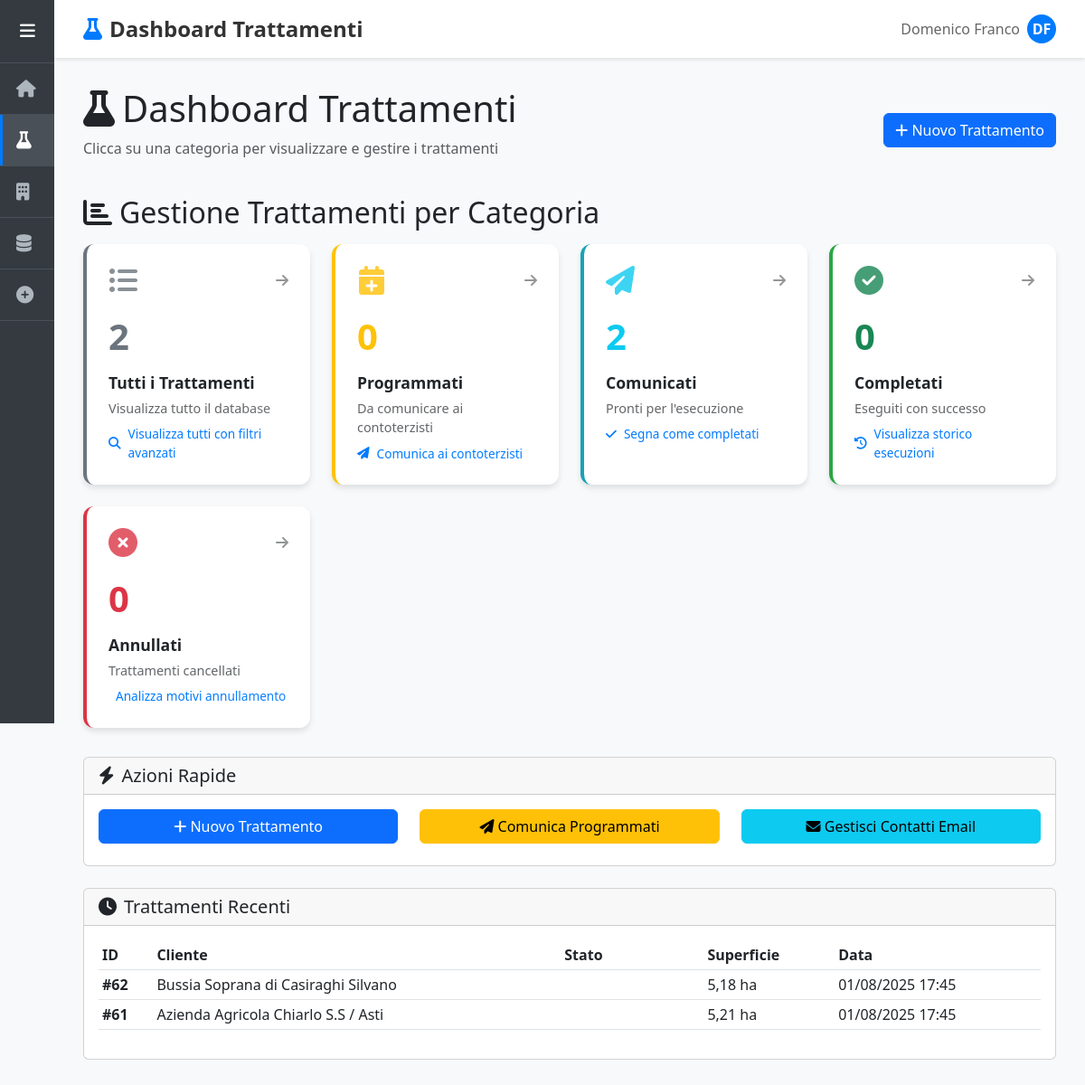
The app's page /trattamenti/, older data.
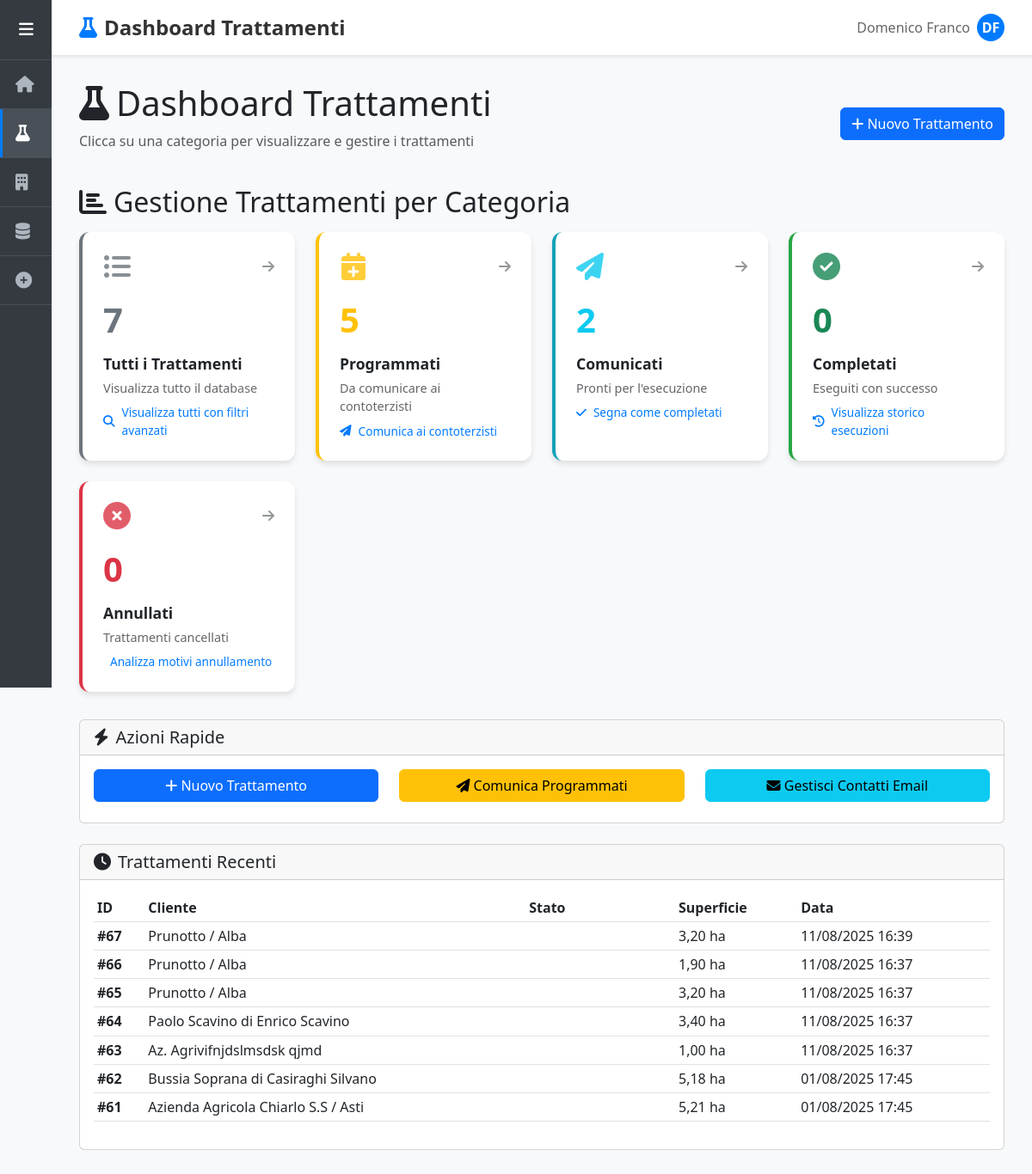
The same page, newer data.
### domenico/models.py (models this page shows, shortened)
class Trattamento(models.Model):
    STATI_CHOICES = [
        ('programmato', 'Programmato'),
        ('comunicato', 'Comunicato'),
        ('completato', 'Completato'),
        ('annullato', 'Annullato'),
    ]
    cliente = models.ForeignKey(Cliente, on_delete=models.CASCADE, related_name='trattamenti')
    cascina = models.ForeignKey(Cascina, on_delete=models.CASCADE, null=True, blank=True, related_name='trattamenti')
    terreni = models.ManyToManyField(Terreno, blank=True, related_name='trattamenti')
    LIVELLI_APPLICAZIONE = [
        ('cliente', 'Intera Azienda'),
        ('cascina', 'Cascina'),
        ('terreno', 'Terreni Selezionati'),
    ]
    livello_applicazione = models.CharField(
        max_length=20,
        choices=LIVELLI_APPLICAZIONE,
        default='cliente',
        help_text="Specifica il livello di applicazione del trattamento"
    )
    data_inserimento = models.DateTimeField(auto_now_add=True)
    data_comunicazione = models.DateTimeField(null=True, blank=True)
    data_esecuzione = models.DateField(null=True, blank=True)
    stato = models.CharField(
        max_length=20,
        choices=STATI_CHOICES,
        default='programmato',
        help_text="Stato attuale del trattamento"
    )
    note = models.TextField(blank=True, help_text="Note aggiuntive per il trattamento")
    class Meta:
        ordering = ['-data_inserimento']
        verbose_name = 'Trattamento'
        verbose_name_plural = 'Trattamenti'
    def get_superficie_interessata(self):
        from decimal import Decimal
        try:
            if self.livello_applicazione == 'cliente':
                superficie = self.cliente.get_superficie_totale()
            elif self.livello_applicazione == 'cascina' and self.cascina:
                superficie = self.cascina.get_superficie_totale()
            elif self.livello_applicazione == 'terreno':
                superficie = sum(terreno.superficie for terreno in self.terreni.all())
            else:
                superficie = 0
            return Decimal(str(superficie)) if superficie else Decimal('0')
        except Exception as e:
            print(f"Errore calcolo superficie trattamento {self.id}: {e}")
            return Decimal('0')

class Cliente(models.Model):
    nome = models.CharField(max_length=200)
    creato_il = models.DateTimeField(auto_now_add=True)
    def get_superficie_totale(self):
        from decimal import Decimal
        try:
            superficie = sum(cascina.get_superficie_totale() for cascina in self.cascine.all())
            return Decimal(str(superficie))
        except Exception:
            return Decimal('0')

class Cascina(models.Model):
    nome = models.CharField(max_length=200)
    cliente = models.ForeignKey(Cliente, on_delete=models.CASCADE, related_name='cascine')
    contoterzista = models.ForeignKey(
        Contoterzista,
        on_delete=models.SET_NULL,
        null=True,
        blank=True,
        related_name='cascine',
        help_text="Contoterzista responsabile per questa cascina (opzionale)"
    )
    def get_superficie_totale(self):
        from decimal import Decimal
        try:
            superficie = sum(terreno.superficie for terreno in self.terreni.all())
            return Decimal(str(superficie))
        except Exception:
            return Decimal('0')

class Terreno(models.Model):
    nome = models.CharField(max_length=200)
    cascina = models.ForeignKey(Cascina, on_delete=models.CASCADE, related_name='terreni')
    superficie = models.DecimalField(
        max_digits=10,
        decimal_places=2,
        validators=[MinValueValidator(0.01)],
        help_text="Superficie in ettari"
    )
    class Meta:
        verbose_name = "Terreno"
        verbose_name_plural = "Terreni"

### domenico/views.py (the view)
# urls.py: path('trattamenti/', views.trattamenti, name='trattamenti'),
def trattamenti(request):
    view_type = request.GET.get('view', 'dashboard')
    if view_type == 'dashboard':
        return trattamenti_dashboard(request)
    else:
        return trattamenti_table(request, view_type)

### domenico/templates/trattamenti.html (shortened to what this page needs)
{% extends 'base.html' %}
{% block page_title %}Dashboard Trattamenti{% endblock %}
{% block page_icon %}<i class="fas fa-flask"></i>{% endblock %}
{% block content %}
<div class="d-flex justify-content-between align-items-center mb-4">
    <div>
        <h1><i class="fas fa-flask me-2"></i>Dashboard Trattamenti</h1>
        <p class="text-muted">Clicca su una categoria per visualizzare e gestire i trattamenti</p>
    </div>
    <div>
        <a href="{% url 'inserisci' %}" class="btn btn-primary">
            <i class="fas fa-plus"></i> Nuovo Trattamento
        </a>
    </div>
</div>
<div class="stats-overview">
    <h2 class="mb-3">
        <i class="fas fa-chart-bar me-2"></i>Gestione Trattamenti per Categoria
    </h2>
    <div class="stats-grid">
        <a href="?view=tutti" class="stat-card totali">
            <div class="stat-icon">
                <i class="fas fa-list-ul text-secondary"></i>
                <i class="fas fa-arrow-right nav-indicator"></i>
            </div>
            <div class="stat-number text-secondary">{{ stats.totali }}</div>
            <div class="stat-label">Tutti i Trattamenti</div>
            <div class="stat-sublabel">Visualizza tutto il database</div>
            <div class="stat-action">
                <i class="fas fa-search"></i>
                Visualizza tutti con filtri avanzati
            </div>
        </a>
        <a href="?view=programmati" class="stat-card programmati">
            <div class="stat-icon">
                <i class="fas fa-calendar-plus text-warning"></i>
                <i class="fas fa-arrow-right nav-indicator"></i>
            </div>
            <div class="stat-number text-warning">{{ stats.programmati }}</div>
            <div class="stat-label">Programmati</div>
            <div class="stat-sublabel">Da comunicare ai contoterzisti</div>
            <div class="stat-action">
                <i class="fas fa-paper-plane"></i>
                Comunica ai contoterzisti
            </div>
        </a>
        <a href="?view=comunicati" class="stat-card comunicati">
            <div class="stat-icon">
                <i class="fas fa-paper-plane text-info"></i>
                <i class="fas fa-arrow-right nav-indicator"></i>
            </div>
            <div class="stat-number text-info">{{ stats.comunicati }}</div>
            <div class="stat-label">Comunicati</div>
            <div class="stat-sublabel">Pronti per l'esecuzione</div>
            <div class="stat-action">
                <i class="fas fa-check"></i>
                Segna come completati
            </div>
        </a>
        <a href="?view=completati" class="stat-card completati">
            <div class="stat-icon">
                <i class="fas fa-check-circle text-success"></i>
                <i class="fas fa-arrow-right nav-indicator"></i>
            </div>
            <div class="stat-number text-success">{{ stats.completati }}</div>
            <div class="stat-label">Completati</div>
            <div class="stat-sublabel">Eseguiti con successo</div>
            <div class="stat-action">
                <i class="fas fa-history"></i>
                Visualizza storico esecuzioni
            </div>
        </a>
        <a href="?view=annullati" class="stat-card annullati">
            <div class="stat-icon">
                <i class="fas fa-times-circle text-danger"></i>
                <i class="fas fa-arrow-right nav-indicator"></i>
            </div>
            <div class="stat-number text-danger">{{ stats.annullati }}</div>
            <div class="stat-label">Annullati</div>
            <div class="stat-sublabel">Trattamenti cancellati</div>
            <div class="stat-action">
                Analizza motivi annullamento
            </div>
        </a>
    </div>
</div>
<div class="quick-actions mt-4">
    <div class="card">
        <div class="card-header">
            <h5 class="mb-0">
                <i class="fas fa-bolt me-2"></i>Azioni Rapide
            </h5>
        </div>
        <div class="card-body">
            <div class="row">
                <div class="col-md-4">
                    <a href="{% url 'inserisci' %}" class="btn btn-primary w-100 mb-2">
                        <i class="fas fa-plus"></i> Nuovo Trattamento
                    </a>
                </div>
                <div class="col-md-4">
                    <a href="?view=programmati" class="btn btn-warning w-100 mb-2">
                        <i class="fas fa-paper-plane"></i> Comunica Programmati
                    </a>
                </div>
                <div class="col-md-4">
                    <a href="{% url 'contatti_email' %}" class="btn btn-info w-100 mb-2">
                        <i class="fas fa-envelope"></i> Gestisci Contatti Email
                    </a>
                </div>
            </div>
        </div>
    </div>
</div>
{% if trattamenti_recenti %}
<div class="recent-treatments mt-4">
    <div class="card">
        <div class="card-header">
            <h5 class="mb-0">
                <i class="fas fa-clock me-2"></i>Trattamenti Recenti
            </h5>
        </div>
        <div class="card-body">
            <div class="table-responsive">
                <table class="table table-sm">
                    <thead>
                        <tr>
                            <th>ID</th>
                            <th>Cliente</th>
                            <th>Stato</th>
                            <th>Superficie</th>
                            <th>Data</th>
                        </tr>
                    </thead>
                    <tbody>
                        {% for trattamento in trattamenti_recenti %}
                        <tr>
                            <td><strong>#{{ trattamento.id }}</strong></td>
                            <td>{{ trattamento.cliente.nome }}</td>
                            <td>
                                <span class="badge bg-{{ trattamento.stato }}">
                                </span>
                            </td>
                            <td>{{ trattamento.get_superficie_interessata|floatformat:2 }} ha</td>
                            <td>{{ trattamento.data_inserimento|date:"d/m/Y H:i" }}</td>
                        </tr>
                        {% endfor %}
                    </tbody>
                </table>
            </div>
        </div>
    </div>
</div>
{% endif %}
{% endblock %}

### domenico/templates/base.html (shortened to what this page needs)
<!DOCTYPE html>
<html lang="it">
<head>
    <link href="https://cdnjs.cloudflare.com/ajax/libs/bootstrap/5.3.0/css/bootstrap.min.css" rel="stylesheet">
    <link href="https://cdnjs.cloudflare.com/ajax/libs/font-awesome/6.4.0/css/all.min.css" rel="stylesheet">
</head>
<body>
    <nav class="sidebar" id="sidebar">
        <div class="sidebar-header">
            <button class="sidebar-toggle" onclick="toggleSidebar()">
                <i class="fas fa-bars"></i>
            </button>
        </div>
        <ul class="sidebar-menu">
            <li>
                <a href="{% url 'home' %}" class="{% if request.resolver_match.url_name == 'home' %}active{% endif %}">
                    <i class="fas fa-home"></i>
                </a>
            </li>
            <li>
                <a href="{% url 'trattamenti' %}" class="{% if request.resolver_match.url_name == 'trattamenti' %}active{% endif %}">
                    <i class="fas fa-flask"></i>
                </a>
            </li>
            <li>
                <a href="{% url 'aziende' %}" class="{% if request.resolver_match.url_name == 'aziende' %}active{% endif %}">
                    <i class="fas fa-building"></i>
                </a>
            </li>
            <li>
                <a href="{% url 'database' %}" class="{% if request.resolver_match.url_name == 'database' %}active{% endif %}">
                    <i class="fas fa-database"></i>
                </a>
            </li>
            <li>
                <a href="{% url 'inserisci' %}" class="{% if request.resolver_match.url_name == 'inserisci' %}active{% endif %}">
                    <i class="fas fa-plus-circle"></i>
                </a>
            </li>
        </ul>
    </nav>
    <main class="main-content">
        <div class="top-header">
            <h1 class="page-title">
                {% block page_icon %}<i class="fas fa-home"></i>{% endblock %}
                {% block page_title %}Home{% endblock %}
            </h1>
            <div class="user-profile">
                <span>Domenico Franco</span>
                <div class="user-avatar">DF</div>
            </div>
        </div>
        <div class="content-area">
            {% block content %}
            {% endblock %}
        </div>
    </main>
</body>
</html>

Row changes from the older to the newer data that the page shows:
added Trattamento: id "67", cliente.nome "Prunotto / Alba", get_superficie_interessata "3,20", data_inserimento "11/08/2025 16:39"
added Trattamento: id "66", cliente.nome "Prunotto / Alba", get_superficie_interessata "1,90", data_inserimento "11/08/2025 16:37"
added Trattamento: id "65", cliente.nome "Prunotto / Alba", get_superficie_interessata "3,20", data_inserimento "11/08/2025 16:37"
added Trattamento: id "64", cliente.nome "Paolo Scavino di Enrico Scavino", get_superficie_interessata "3,40", data_inserimento "11/08/2025 16:37"
added Trattamento: id "63", cliente.nome "Az. Agrivifnjdslmsdsk qjmd", get_superficie_interessata "1,00", data_inserimento "11/08/2025 16:37"
Text that changed along with them:
{{ stats.totali }}: "2" → "7"
{{ stats.programmati }}: "0" → "5"
